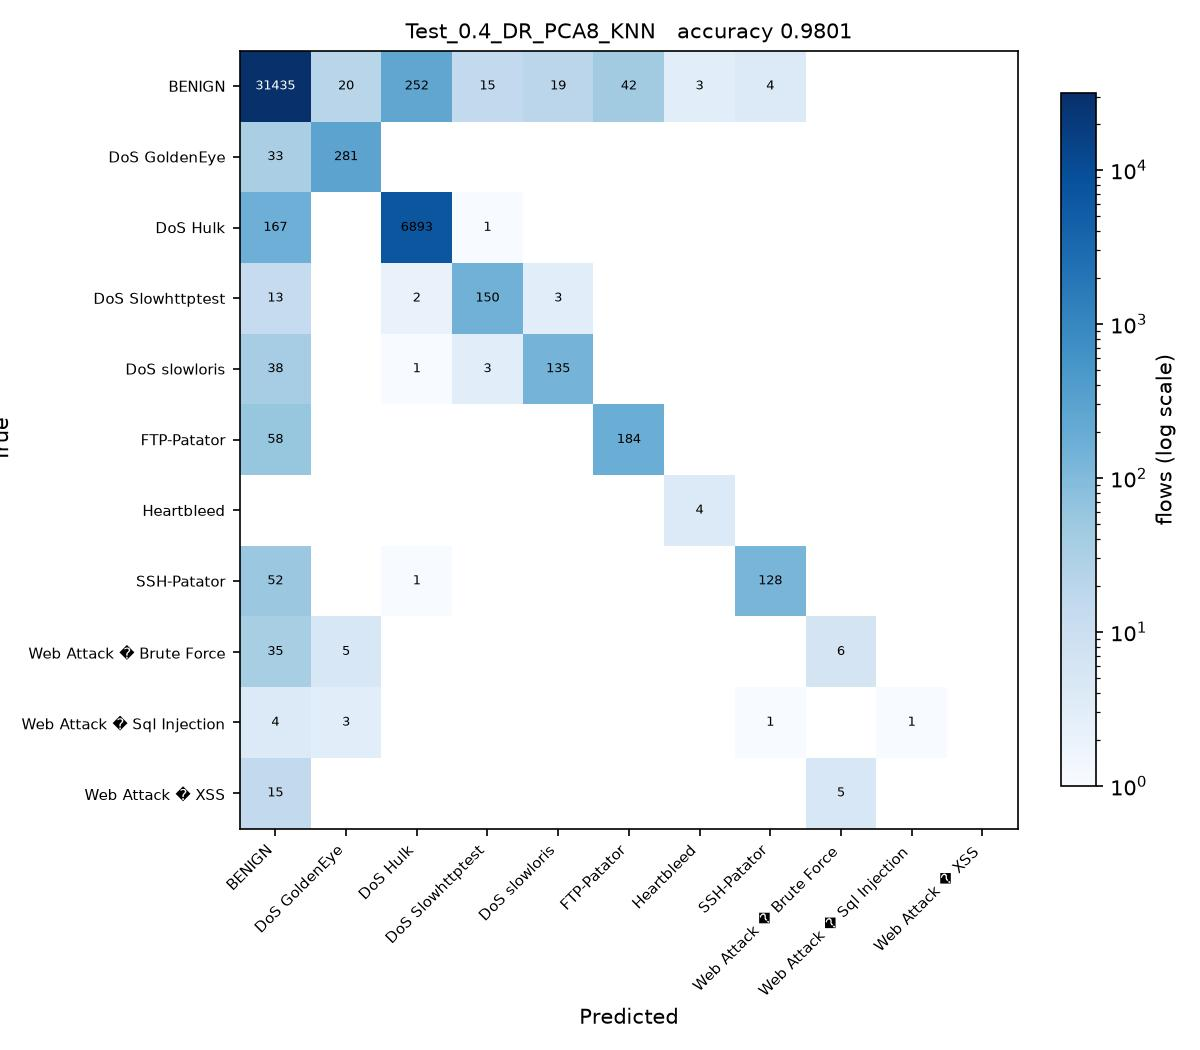

This figure's Python source:
# Test_0.4_DR_PCA8_KNN.py
#
# Test size 0.4  |  PCA, 8 components  |  k-Nearest Neighbors (sheet #13)
#
# This is SGDC_60_40.py with the changes marked CHANGE below and nothing else.

import os
from pathlib import Path

# CHANGE 1: find the folder holding the three CSV files and run from there, so
# the plain file names below resolve no matter where this script is started
# from or how deeply it sits inside the project folder.
HERE = Path(__file__).resolve().parent
for PROJECT in [HERE, *HERE.parents]:
    if (PROJECT / 'Tuesday-WorkingHours.pcap_ISCX.csv').exists():
        os.chdir(PROJECT)
        break
else:
    raise SystemExit('Put this folder inside the folder that holds the three '
                     'CIC-IDS2017 CSV files, then run the script again.')
import numpy as np
import pandas as pd

df1 = pd.read_csv('Tuesday-WorkingHours.pcap_ISCX.csv', low_memory=True)
df2 = pd.read_csv('Wednesday-workingHours.pcap_ISCX.csv', low_memory=True)
df3 = pd.read_csv('Thursday-WorkingHours-Morning-WebAttacks.pcap_ISCX.csv', low_memory=True)

dataset = pd.concat([df1, df2, df3], ignore_index=True)

dataset.columns = dataset.columns.str.strip()

# CHANGE 2: a stratified sample of 100000 flows, the same for every run. An RBF
# SVM on all 1.3 million flows would take about an hour per script.
# At least 50 flows of every class are kept.
label = dataset.columns[-1]
dataset = pd.concat(
    [g.sample(n=min(len(g), max(50, round(100000 * len(g) / len(dataset)))), random_state=0)
     for _, g in dataset.groupby(label)],
    ignore_index=True
)

X = dataset.iloc[:, :-1]
y = dataset.iloc[:, -1]

X = X.apply(pd.to_numeric, errors='coerce')

X.replace([np.inf, -np.inf], np.nan, inplace=True)

from sklearn.impute import SimpleImputer

imputer = SimpleImputer(missing_values=np.nan, strategy='mean')
X = imputer.fit_transform(X)

from sklearn.preprocessing import LabelEncoder

labelencoder_y = LabelEncoder()
y = labelencoder_y.fit_transform(y)

from sklearn.model_selection import train_test_split

X_train, X_test, y_train, y_test = train_test_split(
    X,
    y,
    test_size=0.4,   # CHANGE 3: test size
    random_state=0,
    stratify=y
)

# CHANGE 4: PCA, from PCA_LDA_KErnel_PCA_CODE.pdf (fit only on training data)
from sklearn.decomposition import PCA

pca = PCA(n_components=8)
X_train = pca.fit_transform(X_train)
X_test = pca.transform(X_test)

# CHANGE 5: k-Nearest Neighbors (sheet #13) in place of SGDClassifier
from sklearn.neighbors import KNeighborsClassifier

classifier = KNeighborsClassifier(
    n_neighbors=5,
    metric='minkowski',
    p=2
)

classifier.fit(X_train, y_train)

y_pred = classifier.predict(X_test) 

from sklearn.metrics import confusion_matrix
from sklearn.metrics import accuracy_score
from sklearn.metrics import precision_score
from sklearn.metrics import recall_score
from sklearn.metrics import f1_score
from sklearn.metrics import classification_report

cm = confusion_matrix(y_test, y_pred)

print("Confusion Matrix:\n")
print(cm)

print("\nAccuracy : {:.4f}".format(accuracy_score(y_test, y_pred)))
print("\nPrecision : {:.4f}".format(precision_score(y_test, y_pred, average='weighted')))
print("\nRecall : {:.4f}".format(recall_score(y_test, y_pred, average='weighted')))
print("\nF1 Score : {:.4f}".format(f1_score(y_test, y_pred, average='weighted')))

print("\nClassification Report:\n")
print(classification_report(y_test, y_pred))

# CHANGE 6: save the confusion matrix as Test_0.4_DR_PCA8_KNN.jpg and record the result
import matplotlib
matplotlib.use('Agg')
import matplotlib.pyplot as plt
from matplotlib.colors import LogNorm

here = HERE                     # the folder this script sits in
names = [str(c) for c in labelencoder_y.classes_]
fig, ax = plt.subplots(figsize=(8, 7))
im = ax.imshow(cm, cmap='Blues', norm=LogNorm(vmin=1))
ax.set_xticks(range(len(names)), names, rotation=45, ha='right', fontsize=7)
ax.set_yticks(range(len(names)), names, fontsize=7)
ax.set_xlabel('Predicted')
ax.set_ylabel('True')
ax.set_title('Test_0.4_DR_PCA8_KNN   accuracy {:.4f}'.format(accuracy_score(y_test, y_pred)), fontsize=10)
for i in range(cm.shape[0]):
    for j in range(cm.shape[1]):
        if cm[i, j]:
            ax.text(j, i, cm[i, j], ha='center', va='center', fontsize=6,
                    color='white' if cm[i, j] > cm.max() / 3 else 'black')
fig.colorbar(im, ax=ax, fraction=0.04, label='flows (log scale)')
fig.tight_layout()
fig.savefig(here / 'Test_0.4_DR_PCA8_KNN.jpg', dpi=150)
plt.close(fig)

row = pd.DataFrame([{
    'Test': 0.4, 'DR': 'PCA8', 'Clas': 'KNN',
    'Acc': round(accuracy_score(y_test, y_pred), 4),
    'Pre': round(precision_score(y_test, y_pred, average='weighted'), 4),
    'Rec': round(recall_score(y_test, y_pred, average='weighted'), 4),
    'F1': round(f1_score(y_test, y_pred, average='weighted'), 4),
    'script': 'Test_0.4_DR_PCA8_KNN',
}])
out = PROJECT / 'results' / '75_runs_pca.csv'
out.parent.mkdir(exist_ok=True)
if out.exists():
    old = pd.read_csv(out)
    row = pd.concat([old[old['script'] != 'Test_0.4_DR_PCA8_KNN'], row], ignore_index=True)
row.to_csv(out, index=False)
